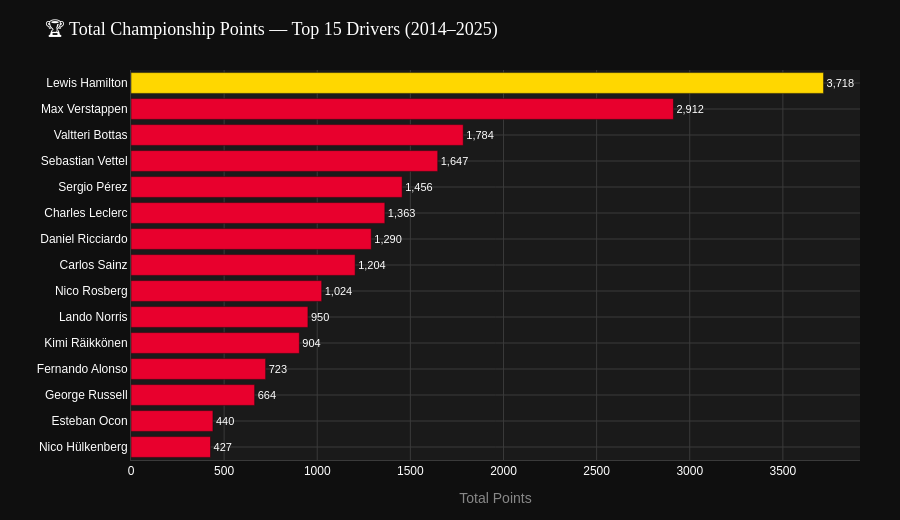

The notebook cell saved with this chart:
### Markdown cell above
### 📊 Viz 1 — Top 15 Drivers by Total Points (2014–2025)

### Code cell
top15_pts = driver_stats.nlargest(15, 'total_points').sort_values('total_points')

colors = [RACEIQ_GOLD if i == len(top15_pts)-1 else RACEIQ_RED for i in range(len(top15_pts))]

fig1 = go.Figure(go.Bar(
    x=top15_pts['total_points'],
    y=top15_pts['driver_name'],
    orientation='h',
    marker=dict(color=colors, line=dict(color=RACEIQ_DARK, width=0.5)),
    text=top15_pts['total_points'].apply(lambda x: f'{x:,.0f}'),
    textposition='outside',
    textfont=dict(color=RACEIQ_WHITE, size=11),
    hovertemplate='<b>%{y}</b><br>Points: %{x:,.0f}<br>Races: ' +
                  top15_pts['total_races'].astype(str) + '<extra></extra>'
))

fig1 = raceiq_layout(fig1, '🏆 Total Championship Points — Top 15 Drivers (2014–2025)', 520)
fig1.update_xaxes(title_text='Total Points', title_font=dict(color=RACEIQ_LGREY))
fig1.update_yaxes(title_text='', tickfont=dict(size=12))
fig1.show()
print("\n📌 INSIGHT: Max Verstappen has dominated the hybrid/power unit era with a massive points haul, while Lewis Hamilton's longevity makes him the all-time point leader. The gap between top 5 and the rest reflects the constructor advantage as much as driver skill.")

### Figure 1 — Plotly figure (JSON) as saved in the notebook; plotly's stock layout.template omitted (floating-point values rounded to 4 significant figures)
{"data": [{"hovertemplate": ["<b>%{y}</b><br>Points: %{x:,.0f}<br>Races: 172<extra></extra>", "<b>%{y}</b><br>Points: %{x:,.0f}<br>Races: 156<extra></extra>", "<b>%{y}</b><br>Points: %{x:,.0f}<br>Races: 128<extra></extra>", "<b>%{y}</b><br>Points: %{x:,.0f}<br>Races: 187<extra></extra>", "<b>%{y}</b><br>Points: %{x:,.0f}<br>Races: 158<extra></extra>", "<b>%{y}</b><br>Points: %{x:,.0f}<br>Races: 128<extra></extra>", "<b>%{y}</b><br>Points: %{x:,.0f}<br>Races: 59<extra></extra>", "<b>%{y}</b><br>Points: %{x:,.0f}<br>Races: 208<extra></extra>", "<b>%{y}</b><br>Points: %{x:,.0f}<br>Races: 207<extra></extra>", "<b>%{y}</b><br>Points: %{x:,.0f}<br>Races: 149<extra></extra>", "<b>%{y}</b><br>Points: %{x:,.0f}<br>Races: 226<extra></extra>", "<b>%{y}</b><br>Points: %{x:,.0f}<br>Races: 180<extra></extra>", "<b>%{y}</b><br>Points: %{x:,.0f}<br>Races: 228<extra></extra>", "<b>%{y}</b><br>Points: %{x:,.0f}<br>Races: 209<extra></extra>", "<b>%{y}</b><br>Points: %{x:,.0f}<br>Races: 227<extra></extra>"], "marker": {"color": ["#E8002D", "#E8002D", "#E8002D", "#E8002D", "#E8002D", "#E8002D", "#E8002D", "#E8002D", "#E8002D", "#E8002D", "#E8002D", "#E8002D", "#E8002D", "#E8002D", "#FFD700"], "line": {"color": "#0F0F0F", "width": 0.5}}, "orientation": "h", "text": ["427", "440", "664", "723", "904", "950", "1,024", "1,204", "1,290", "1,363", "1,456", "1,647", "1,784", "2,912", "3,718"], "textfont": {"color": "#FFFFFF", "size": 11}, "textposition": "outside", "type": "bar", "x": [427.0, 440.0, 664.0, 723.0, 904.0, 950.0, 1024.0, 1204.0, 1290.0, 1363.0, 1456.0, 1647.0, 1784.0, 2912.0, 3718.0], "y": ["Nico Hülkenberg", "Esteban Ocon", "George Russell", "Fernando Alonso", "Kimi Räikkönen", "Lando Norris", "Nico Rosberg", "Carlos Sainz", "Daniel Ricciardo", "Charles Leclerc", "Sergio Pérez", "Sebastian Vettel", "Valtteri Bottas", "Max Verstappen", "Lewis Hamilton"]}], "layout": {"font": {"color": "#FFFFFF", "family": "Arial"}, "height": 520, "legend": {"bgcolor": "#1A1A1A", "bordercolor": "#3A3A3A", "borderwidth": 1, "font": {"color": "#FFFFFF"}}, "margin": {"b": 60, "l": 60, "r": 40, "t": 70}, "paper_bgcolor": "#0F0F0F", "plot_bgcolor": "#1A1A1A", "title": {"font": {"color": "#FFFFFF", "family": "Arial Black", "size": 18}, "text": "🏆 Total Championship Points — Top 15 Drivers (2014–2025)"}, "xaxis": {"gridcolor": "#3A3A3A", "linecolor": "#3A3A3A", "title": {"font": {"color": "#888888"}, "text": "Total Points"}, "zeroline": false}, "yaxis": {"gridcolor": "#3A3A3A", "linecolor": "#3A3A3A", "tickfont": {"size": 12}, "title": {"text": ""}, "zeroline": false}}}
